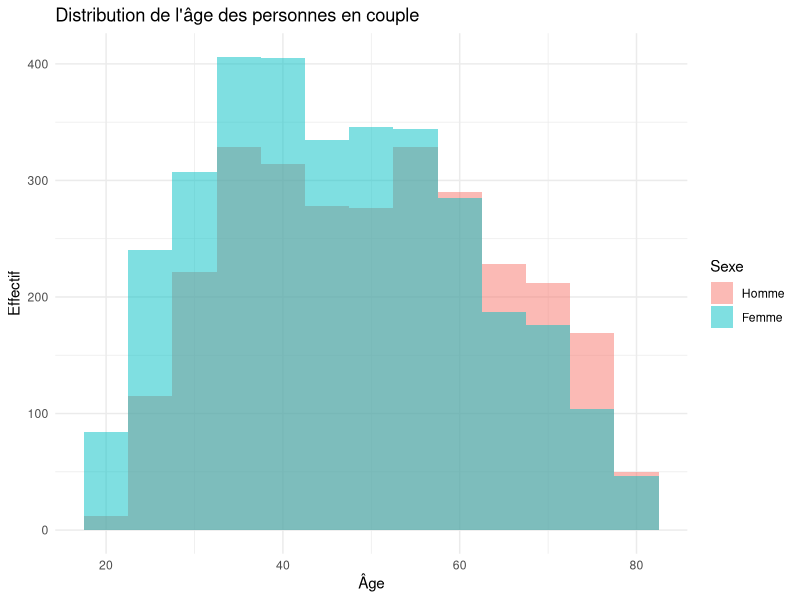
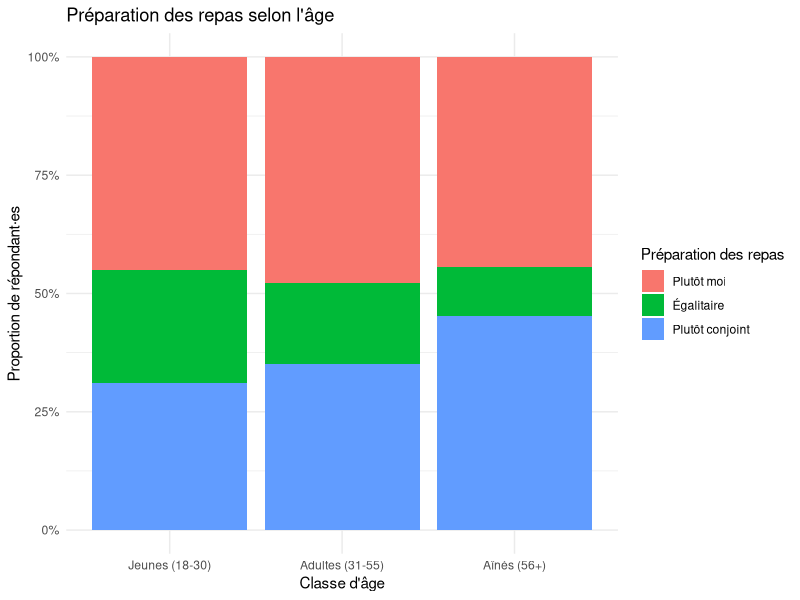
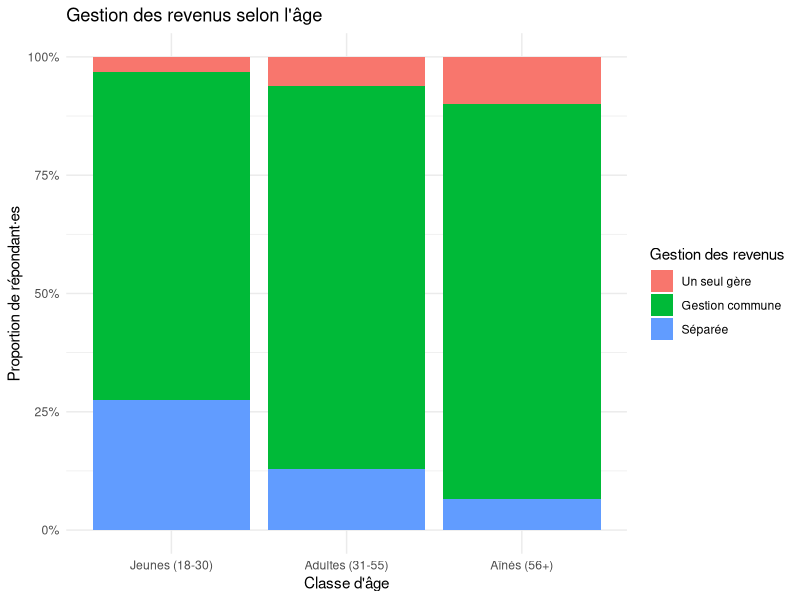
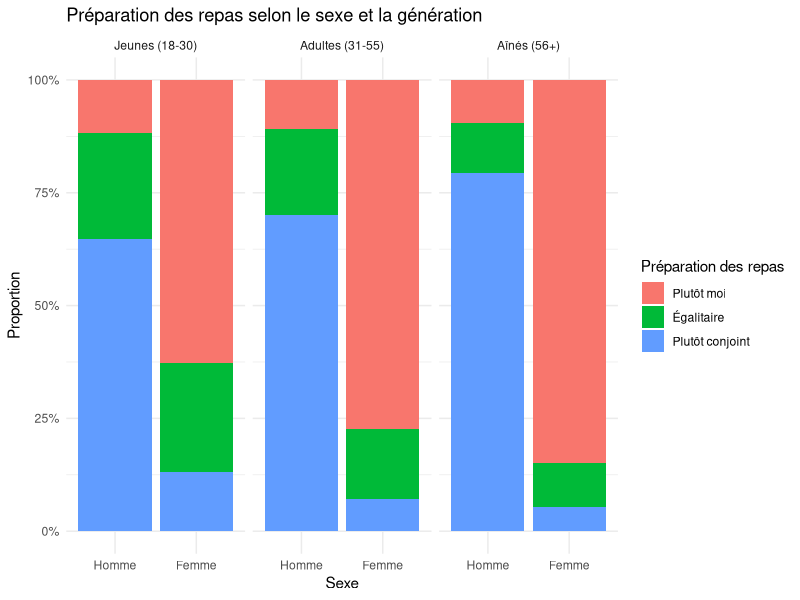
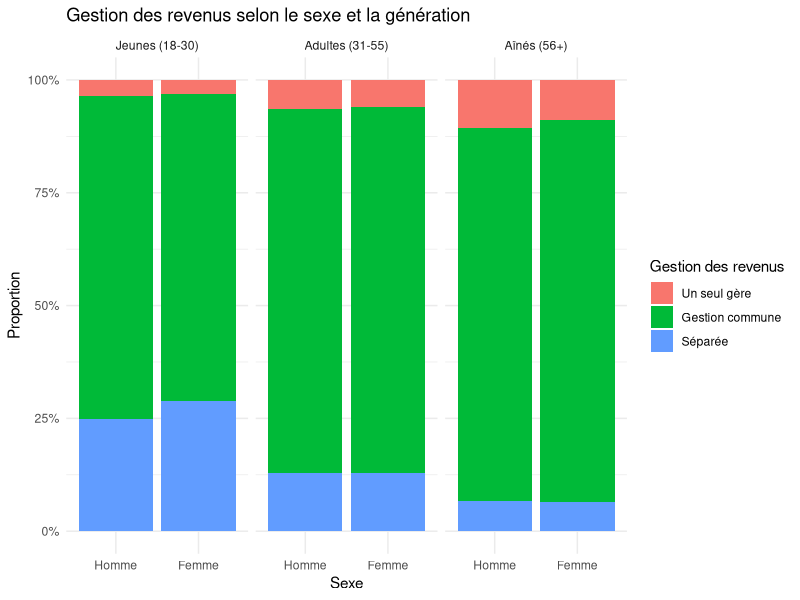
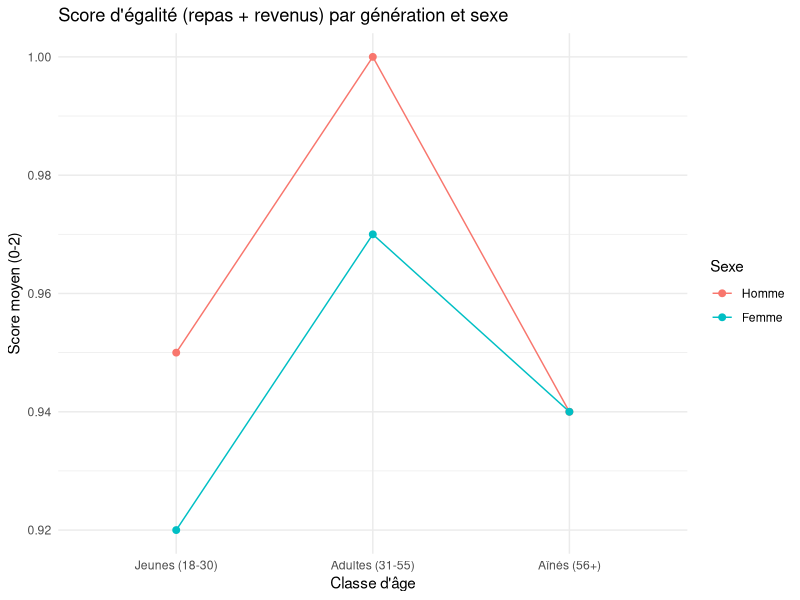
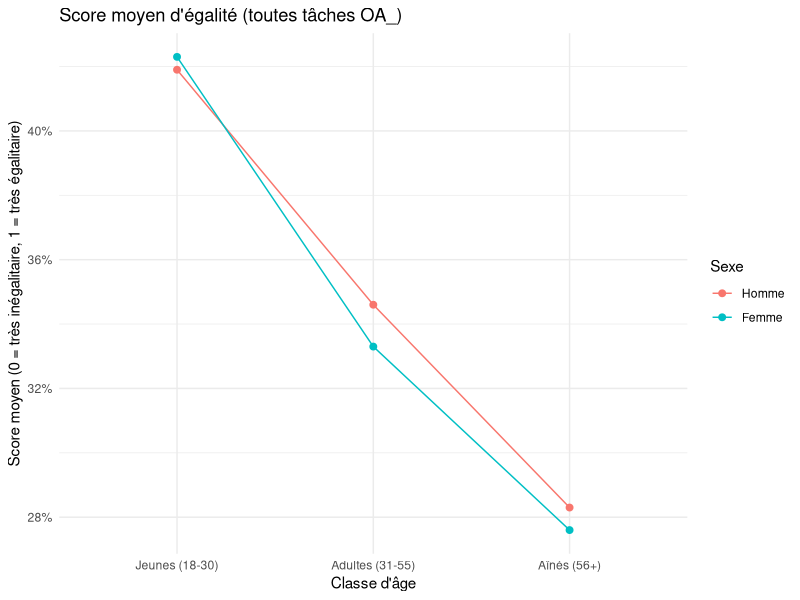
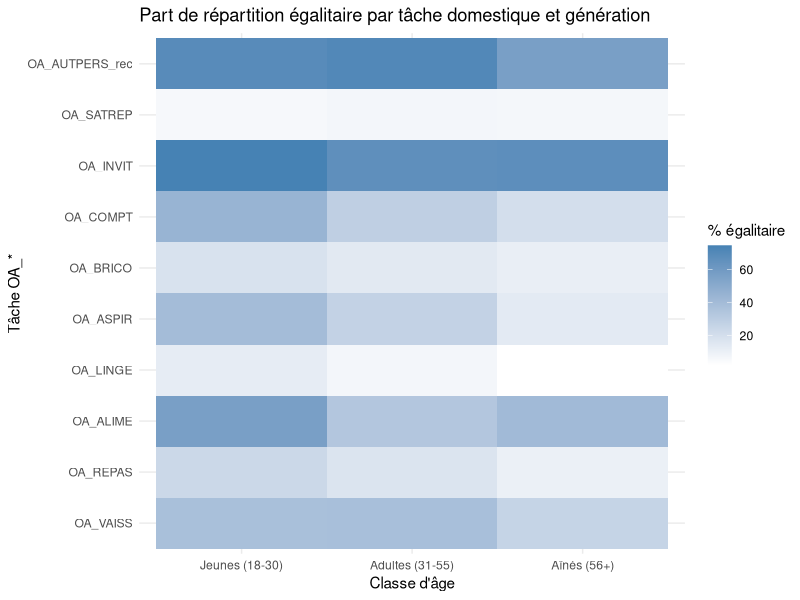

The R source for these figures, in order: (Note: this script raises an error after producing the figures.)
# ============================================================
# ERFI 2005 - Méga-base Genre & relations familiales (TD L2)
# Script unique et autonome à exécuter dans RStudio
# ============================================================

# 0. Packages -------------------------------------------------
# (si besoin : install.packages("tidyverse"); install.packages("scales"))
library(tidyverse)
library(scales)

# 1. Import de la base brute ----------------------------------
# Le fichier ERFI_data.csv doit être dans le dossier de travail.
erfi <- read_csv("ERFI_data.csv", show_col_types = FALSE) %>%
  # ID unique par répondant pour relier toutes les tables
  mutate(id = row_number())

message("\nAperçu d'ERFI :")
glimpse(erfi)
message("Dimensions : ", paste(dim(erfi), collapse = " x "))

# 2. Sous-base : personnes en couple --------------------------
# - conjoint dans le ménage
# - 18-79 ans
# - sexe renseigné

erfi_couple <- erfi %>%
  filter(
    EA_VERIFC == 1,
    between(MA_AGEM_rec, 18, 79),
    !is.na(MA_SEXE)
  ) %>%
  mutate(
    # Recodages lisibles pour l'analyse
    sexe = recode_factor(MA_SEXE, `1` = "Homme", `2` = "Femme"),
    age = MA_AGEM_rec,
    age_cat = case_when(
      between(age, 18, 30) ~ "Jeunes (18-30)",
      between(age, 31, 55) ~ "Adultes (31-55)",
      age >= 56            ~ "Aînés (56+)",
      TRUE                 ~ NA_character_
    ),
    # Division des tâches domestiques (exemple : repas)
    division_repas = case_when(
      OA_REPAS %in% 1:2 ~ "Plutôt moi",
      OA_REPAS == 3     ~ "Égalitaire",
      OA_REPAS %in% 4:5 ~ "Plutôt conjoint",
      TRUE ~ NA_character_
    ),
    # Gestion des revenus
    gestion_revenus = case_when(
      OB_GESTION %in% 1:2 ~ "Un seul gère",
      OB_GESTION %in% 3:4 ~ "Gestion commune",
      OB_GESTION == 5     ~ "Séparée",
      TRUE ~ NA_character_
    ),
    # Habillage des enfants (si concerné·es)
    division_habillage = case_when(
      EA_HAB %in% 1:2 ~ "Plutôt moi",
      EA_HAB == 3     ~ "Égalitaire",
      EA_HAB %in% 4:5 ~ "Plutôt conjoint",
      TRUE ~ NA_character_
    )
  ) %>%
  mutate(
    age_cat            = factor(age_cat, levels = c("Jeunes (18-30)", "Adultes (31-55)", "Aînés (56+)")),
    division_repas     = factor(division_repas, levels = c("Plutôt moi", "Égalitaire", "Plutôt conjoint")),
    gestion_revenus    = factor(gestion_revenus, levels = c("Un seul gère", "Gestion commune", "Séparée")),
    division_habillage = factor(division_habillage, levels = c("Plutôt moi", "Égalitaire", "Plutôt conjoint"))
  )

message("\nSous-base erfi_couple :")
glimpse(erfi_couple)

# 3. Méga-base OA_* (tâches domestiques) en format long -------

# 3.1. Sélection des OA_* pour les personnes en couple
erfi_couple_oa <- erfi_couple %>%
  select(id, sexe, age, age_cat, starts_with("OA_"))

oa_vars <- erfi_couple_oa %>%
  select(starts_with("OA_")) %>%
  names()

message("\nVariables OA_* détectées :")
print(oa_vars)

# 3.2. Recode générique des tâches OA_ (même logique que OA_REPAS)
recode_tache <- function(x) {
  case_when(
    x %in% 1:2 ~ "Plutôt moi",
    x == 3     ~ "Égalitaire",
    x %in% 4:5 ~ "Plutôt conjoint",
    TRUE ~ NA_character_
  )
}

erfi_oa_long <- erfi_couple_oa %>%
  pivot_longer(
    cols = all_of(oa_vars),
    names_to = "tache",
    values_to = "code_tache"
  ) %>%
  mutate(
    repartition = recode_tache(code_tache),
    repartition = factor(repartition, levels = c("Plutôt moi", "Égalitaire", "Plutôt conjoint")),
    tache       = factor(tache, levels = oa_vars)
  )

message("\nMéga-base erfi_oa_long (1 ligne = 1 personne x 1 tâche) :")
glimpse(erfi_oa_long)

# 3.3. Score d'égalité sur toutes les tâches OA_* par personne
score_egal_OA_personne <- erfi_oa_long %>%
  mutate(
    egal_tache = case_when(
      repartition == "Égalitaire" ~ 1,
      repartition %in% c("Plutôt moi", "Plutôt conjoint") ~ 0,
      TRUE ~ NA_real_
    )
  ) %>%
  drop_na(egal_tache) %>%
  group_by(id, sexe, age_cat) %>%
  summarise(
    nb_taches    = n(),
    score_egal_OA = mean(egal_tache),
    .groups = "drop"
  )

# 3.4. On rattache ce score global à la base couple
erfi_couple <- erfi_couple %>%
  left_join(score_egal_OA_personne %>% select(id, score_egal_OA), by = "id")

# 4. Scores d'égalité repas + revenus --------------------------
erfi_couple <- erfi_couple %>%
  mutate(
    egal_repas = case_when(
      division_repas == "Égalitaire" ~ 1,
      division_repas %in% c("Plutôt moi", "Plutôt conjoint") ~ 0,
      TRUE ~ NA_real_
    ),
    egal_gestion = case_when(
      gestion_revenus == "Gestion commune" ~ 1,
      gestion_revenus %in% c("Un seul gère", "Séparée") ~ 0,
      TRUE ~ NA_real_
    ),
    score_egal_2d = egal_repas + egal_gestion    # 0 à 2
  )

# 5. TABLEAUX DE RÉFÉRENCE ------------------------------------

# 5.1. Gestion des revenus par âge
resume_gestion_age <- erfi_couple %>%
  drop_na(age_cat, gestion_revenus) %>%
  count(age_cat, gestion_revenus, name = "effectif") %>%
  group_by(age_cat) %>%
  mutate(pct = round(effectif / sum(effectif) * 100, 1)) %>%
  arrange(age_cat, gestion_revenus)

message("\nGestion des revenus par âge :")
print(resume_gestion_age)

# 5.2. Repas par âge et sexe
table_repas_age_sexe <- erfi_couple %>%
  drop_na(age_cat, sexe, division_repas) %>%
  count(age_cat, sexe, division_repas, name = "effectif") %>%
  group_by(age_cat, sexe) %>%
  mutate(pct = round(effectif / sum(effectif) * 100, 1)) %>%
  arrange(age_cat, sexe, division_repas)

message("\nPréparation des repas par âge et sexe :")
print(table_repas_age_sexe)

# 5.3. Score égalité 2D (repas + revenus) par âge et sexe
score_egal_2d_age_sexe <- erfi_couple %>%
  drop_na(age_cat, sexe, score_egal_2d) %>%
  group_by(age_cat, sexe) %>%
  summarise(
    n = n(),
    score_moyen_2d = round(mean(score_egal_2d), 2),
    .groups = "drop"
  )

message("\nScore égalité (repas+revenus) par âge et sexe :")
print(score_egal_2d_age_sexe)

# 5.4. Score égalité OA_* global par âge et sexe
score_egal_OA_age_sexe <- score_egal_OA_personne %>%
  group_by(age_cat, sexe) %>%
  summarise(
    n = n(),
    score_moyen_OA = round(mean(score_egal_OA), 3),
    .groups = "drop"
  )

message("\nScore égalité OA_* par âge et sexe :")
print(score_egal_OA_age_sexe)

# 5.5. Part de réponses égalitaires par tâche et génération
resume_OA_egal_age <- erfi_oa_long %>%
  drop_na(age_cat, repartition) %>%
  group_by(tache, age_cat) %>%
  summarise(
    pct_egal = round(mean(repartition == "Égalitaire") * 100, 1),
    .groups = "drop"
  )

message("\nPart de réponses égalitaires par tâche et génération :")
print(resume_OA_egal_age)

# 6. >= 10 GRAPHIQUES -----------------------------------------

# G1 : distribution de l'âge par sexe
G1 <- erfi_couple %>%
  ggplot(aes(x = age, fill = sexe)) +
  geom_histogram(binwidth = 5, position = "identity", alpha = 0.5) +
  labs(
    title = "Distribution de l'âge des personnes en couple",
    x = "Âge",
    y = "Effectif",
    fill = "Sexe"
  ) +
  theme_minimal()

# G2 : préparation des repas selon l'âge
G2 <- erfi_couple %>%
  drop_na(age_cat, division_repas) %>%
  ggplot(aes(x = age_cat, fill = division_repas)) +
  geom_bar(position = "fill") +
  labs(
    title = "Préparation des repas selon l'âge",
    x = "Classe d'âge",
    y = "Proportion de répondant·es",
    fill = "Préparation des repas"
  ) +
  scale_y_continuous(labels = percent_format(accuracy = 1)) +
  theme_minimal()

# G3 : gestion des revenus selon l'âge
G3 <- erfi_couple %>%
  drop_na(age_cat, gestion_revenus) %>%
  ggplot(aes(x = age_cat, fill = gestion_revenus)) +
  geom_bar(position = "fill") +
  labs(
    title = "Gestion des revenus selon l'âge",
    x = "Classe d'âge",
    y = "Proportion de répondant·es",
    fill = "Gestion des revenus"
  ) +
  scale_y_continuous(labels = percent_format(accuracy = 1)) +
  theme_minimal()

# G4 : préparation des repas selon sexe, facetté par âge
G4 <- erfi_couple %>%
  drop_na(sexe, age_cat, division_repas) %>%
  ggplot(aes(x = sexe, fill = division_repas)) +
  geom_bar(position = "fill") +
  facet_wrap(~ age_cat) +
  labs(
    title = "Préparation des repas selon le sexe et la génération",
    x = "Sexe", y = "Proportion", fill = "Préparation des repas"
  ) +
  scale_y_continuous(labels = percent_format(accuracy = 1)) +
  theme_minimal()

# G5 : gestion des revenus selon sexe, facetté par âge
G5 <- erfi_couple %>%
  drop_na(sexe, age_cat, gestion_revenus) %>%
  ggplot(aes(x = sexe, fill = gestion_revenus)) +
  geom_bar(position = "fill") +
  facet_wrap(~ age_cat) +
  labs(
    title = "Gestion des revenus selon le sexe et la génération",
    x = "Sexe", y = "Proportion", fill = "Gestion des revenus"
  ) +
  scale_y_continuous(labels = percent_format(accuracy = 1)) +
  theme_minimal()

# G6 : score égalité 2D (repas+revenus) par âge & sexe
G6 <- score_egal_2d_age_sexe %>%
  ggplot(aes(x = age_cat, y = score_moyen_2d, color = sexe, group = sexe)) +
  geom_line() +
  geom_point(size = 2) +
  labs(
    title = "Score d'égalité (repas + revenus) par génération et sexe",
    x = "Classe d'âge",
    y = "Score moyen (0-2)",
    color = "Sexe"
  ) +
  theme_minimal()

# G7 : score égalité OA_* global par âge & sexe
G7 <- score_egal_OA_age_sexe %>%
  ggplot(aes(x = age_cat, y = score_moyen_OA, color = sexe, group = sexe)) +
  geom_line() +
  geom_point(size = 2) +
  labs(
    title = "Score moyen d'égalité (toutes tâches OA_)",
    x = "Classe d'âge",
    y = "Score moyen (0 = très inégalitaire, 1 = très égalitaire)",
    color = "Sexe"
  ) +
  scale_y_continuous(labels = percent_format(accuracy = 1)) +
  theme_minimal()

# G8 : heatmap part d'égalité par tâche et génération
G8 <- resume_OA_egal_age %>%
  ggplot(aes(x = age_cat, y = tache, fill = pct_egal)) +
  geom_tile() +
  scale_fill_gradient(low = "white", high = "steelblue") +
  labs(
    title = "Part de répartition égalitaire par tâche domestique et génération",
    x = "Classe d'âge", y = "Tâche OA_*", fill = "% égalitaire"
  ) +
  theme_minimal()

# G9 : distribution du score égalité OA_* par génération
G9 <- score_egal_OA_personne %>%
  ggplot(aes(x = age_cat, y = score_egal_OA)) +
  geom_boxplot() +
  labs(
    title = "Distribution du score d'égalité OA_* par génération",
    x = "Classe d'âge",
    y = "Score d'égalité (0-1)"
  ) +
  theme_minimal()

# G10 : nombre de tâches renseignées par âge et sexe
G10 <- score_egal_OA_personne %>%
  ggplot(aes(x = age_cat, y = nb_taches, fill = sexe)) +
  geom_boxplot(alpha = 0.7) +
  labs(
    title = "Nombre de tâches domestiques renseignées par génération et sexe",
    x = "Classe d'âge",
    y = "Nombre de tâches OA_*",
    fill = "Sexe"
  ) +
  theme_minimal()

# Affichage des graphiques (RStudio les montrera dans l'onglet Plots)
print(G1); print(G2); print(G3); print(G4); print(G5)
print(G6); print(G7); print(G8); print(G9); print(G10)

# 7. Tests de chi² (optionnels mais utiles pour l'écrit) ------
chisq_repas_age <- erfi_couple %>%
  drop_na(age_cat, division_repas) %>%
  xtabs(~ age_cat + division_repas) %>%
  chisq.test()

chisq_gestion_age <- erfi_couple %>%
  drop_na(age_cat, gestion_revenus) %>%
  xtabs(~ age_cat + gestion_revenus) %>%
  chisq.test()

chisq_repas_age
chisq_gestion_age

# 8. Comment exécuter ce script dans RStudio -------------------
# 1) File -> New File -> R Script
# 2) Coller l'intégralité de ce script (par ex. erfi_mega.R) dans le même dossier
#    que ERFI_data.csv
# 3) Cliquer sur "Source" (en haut à gauche)
# 4) Dans l'onglet Environment : erfi, erfi_couple, erfi_oa_long, etc.
# 5) Dans Plots : les graphiques G1 à G10 s'affichent automatiquement
#
# Note : geom_bar(position = "fill") calcule les effectifs puis les transforme
# en proportions (0-1) sans aes(y =) explicite, d'où son intérêt pour les barres
# empilées en pourcentage.
